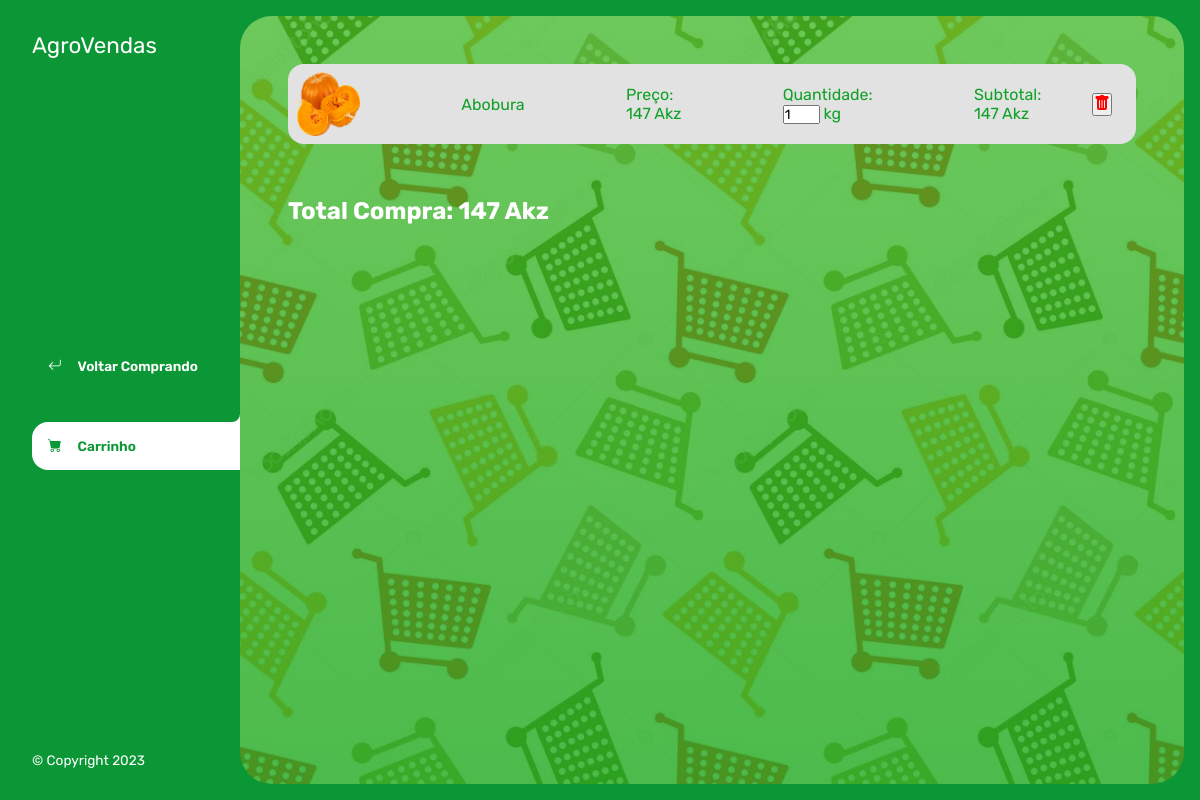
Page /Carrinho.php?id=3 on the committed database.
### tables this page shows
CREATE TABLE `produto` (
  `id` int(11) NOT NULL AUTO_INCREMENT,
  `nome` text NOT NULL,
  `kg` text NOT NULL,
  `descricao` text NOT NULL,
  `imagem` text NOT NULL,
  `preco` double NOT NULL,
  PRIMARY KEY (`id`)
);

### Carrinho.php (the view, shortened to what this page needs)
<?php
  include 'config.php';
  if (isset($_SESSION['Carrinho'])) {
  	if (isset($_GET['id'])) {
	    $arreglo = $_SESSION['Carrinho'];
	    $encontro = false;
	    $numero = 0;
	    for ($i=0; $i < count($arreglo) ; $i++) {
	    	if ($arreglo[$i]['id'] == $_GET['id']) {
	    		$encontro = true;
	    		$numero = $i;
	    	}
	    }
	    if ($encontro) {
	    	$arreglo[$numero]['quantidade']++;
	    	$_SESSION['Carrinho'] = $arreglo;
	    }
        else{
        	$nome = "";
       	    $preco = 0;
       	    $imagem = "";
       	    $resultado = mysqli_query($conexao,"select * from produto where id =". $_GET['id']);
            while($resulset=mysqli_fetch_array($resultado)){
            	$nome = $resulset['nome'];
            	$preco = $resulset['preco'];
            	$imagem = $resulset['imagem'];
            }
            $nuevoproducto = array('id'=>$_GET['id'],
            	               'nome'=>$nome,
            	               'preco'=>$preco,
            	               'imagem'=>$imagem,
                               'quantidade'=>1);
            array_push($arreglo, $nuevoproducto);
            $_SESSION['Carrinho'] = $arreglo;
        }
  	}
  }else{
       if (isset($_GET['id'])) {
       	    $resultado = mysqli_query($conexao,"select * from produto where id =". $_GET['id']);
       }
  }
 ?>
<!DOCTYPE html>
<html lang="pt-pt">
<head>
    <link rel="stylesheet" href="https://cdn.jsdelivr.net/npm/bootstrap-icons@1.9.1/font/bootstrap-icons.css">
    <link rel="stylesheet" type="text/css" href="https://cdn.jsdelivr.net/npm/toastify-js/src/toastify.min.css">
    <link rel="stylesheet" href="./css/Carrinho.css">
</head>
<body>
    <div class="wrapper">
        <aside>
            <header>
                <h1 class="logo">AgroVendas</h1>
            </header>
            <nav>
                <ul>
                    <li>
                        <a class="boton-menu boton-volver" href="index.php">
                            <i class="bi bi-arrow-return-left"></i> Voltar Comprando
                        </a>
                    </li>
                    <li>
                        <a class="boton-menu boton-carrito active" href="./Carrinho.php">
                            <i class="bi bi-cart-fill"></i> Carrinho
                        </a>
                    </li>
                </ul>
            </nav>
            <footer>
                <p class="texto-footer">© Copyright 2023</p>
            </footer>
        </aside>
        <main>
                    <section>
                    <?php
                        $total = 0;
                        if (isset($_SESSION['Carrinho'])){
                            $total = 0;
                            $datos = $_SESSION['Carrinho'];
                            for ($i=0; $i < count($datos); $i++) {
                    ?>
                                <div >
                                    <section class="carrinho-produtos">
                                        <img class="carrinho-img" src="./produtos/<?php echo($datos[$i]['imagem']) ?>" alt=""><br>
                                        <span class="carrinho-titulo"><?php echo($datos[$i]['nome']) ?></span><br>
                                        <span class="carrinho-preco"> Preço:<?php echo "<br>"?> <?php echo($datos[$i]['preco']) ?> Akz</span><br>
                                        <span class="carrinho-quantidad">Quantidade:
                                        <?php echo "<br>"?>
                                            <input type="" value="<?php echo($datos[$i]['quantidade'])?>" size='2' data-preco="<?php echo($datos[$i]['preco']) ?>" data-id="<?php echo($datos[$i]['id']) ?>">
                                         kg</span><br>
                                        <span class="carrinho-subtotal">Subtotal:<?php echo "<br>"?><?php echo($datos[$i]['quantidade']*$datos[$i]['preco'])?> Akz</span>
                                        <button ><a href="##" class="eliminar" data-id="<?php echo($datos[$i]['id']) ?>"></a>
                                        </button>
                                    </section>
                                </div>
                    <?php
                                $total = $total + $datos[$i]['preco'] * $datos[$i]['quantidade'];
                            }
                        }
                        else{
                            echo "<div><h2>Seu carrinho de compras está vazio </h2></div><br>";
                        }
                        echo "<br><br><div><h2 class='total-compras' id='total'>Total Compra: " .$total. " Akz</h2></div><br>";
                    ?>
                </section>
        </main>
    </div>
</body>
</html>

### css/Carrinho.css (style rules this page uses)
:root { --clr-main: #0fa127; --clr-main-light: #0e691d; --clr-white: #ececec; --clr-gray: #e2e2e2; --clr-red: #961818; }
* { margin: 0; padding: 0; box-sizing: border-box; font-family: 'Rubik', sans-serif; }
h1, h2, h3, h4, h5, h6, p, a, input, textarea, ul { margin: 0; padding: 0; }
ul { list-style-type: none; }
a { text-decoration: none; }
.wrapper { display: grid; grid-template-columns: 1fr 4fr; background-color: #0b9735; }
aside { padding: 2rem; padding-right: 0; color: #fff; position: sticky; top: 0; height: 100vh; display: flex; flex-direction: column; justify-content: space-between; }
.logo { font-weight: 400; font-size: 1.4rem; }
.boton-menu { background-color: transparent; border: 0; color: #fff; cursor: pointer; display: flex; align-items: center; gap: 1rem; font-weight: 600; padding: 1rem; font-size: .85rem; width: 100%; }
.boton-menu.active { background-color:#fff; color: #0b9735; border-top-left-radius: 1rem; border-bottom-left-radius: 1rem; position: relative; }
.boton-menu.active::before { content: ''; position: absolute; width: 1rem; height: 2rem; bottom: 100%; right: 0; background-color: transparent; border-bottom-right-radius: .5rem; box-shadow: 0 1rem 0 #fff; }
.boton-menu.active::after { content: ''; position: absolute; width: 1rem; height: 2rem; top: 100%; right: 0; background-color: transparent; border-top-right-radius: .5rem; box-shadow: 0 -1rem 0 var #fff; }
.boton-carrito { margin-top: 2rem; }
.texto-footer { color: #fff; font-size: .85rem; }
main { background: linear-gradient(to bottom,#29af0fad, #18a718c5),url(../img01/carrinho.jpg); background-repeat: no-repeat; background-size: cover; margin: 1rem; margin-left: 0; border-radius: 2rem; padding: 3rem; }

### Carrinho.php (style rules this page uses)
.carrinho-produtos { display: flex; justify-content: space-between; align-items: center; background-color: var(--clr-gray); color: var(--clr-main); padding: .5rem; padding-right: 1.5rem; border-radius: 1rem; margin-bottom: 15px; }
.carrinho-img { width: 4rem; border-radius: 1rem; }
.eliminar { color: red; }
.total-compras { color: #fff; }

### rows in the picture
produto: imagem (picture), nome "Abobura", preco "147", kg "1", $datos[$i]['quantidade']*$datos[$i]['preco'] "147"

### other values in the picture
$total "147"
